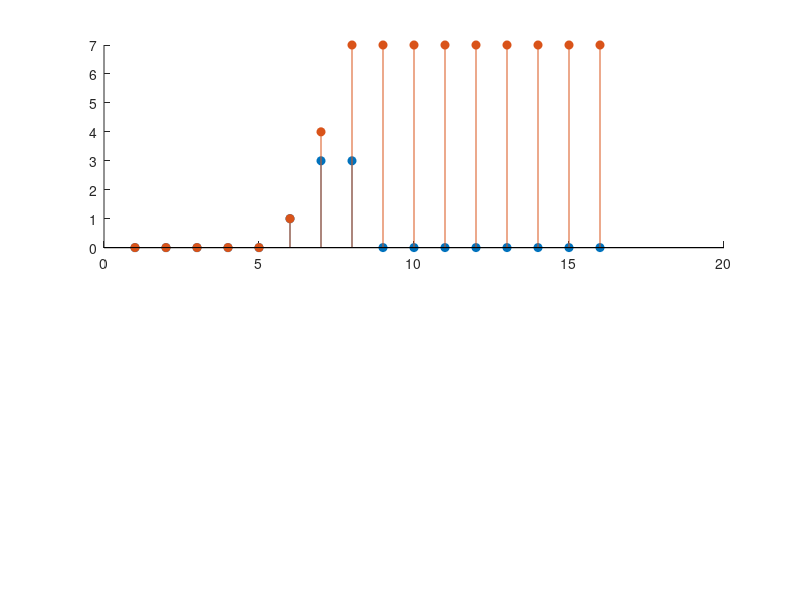

This chart was generated by the following MATLAB code: (Note: this script raises an error after producing the figure.)
%% Experiment - 2
% Example - 1
clc;
clear;
figure;

%% Without using inbuilt function
n = -5 : 10; % Discrete time index
x = [n >= 0] + 2 * [n >= 1] - 3 * [n >= 3];  % Input signal

y = 0;  % y[-1] = 0
for k = 1 : length(n)
	term = y(end) + x(k);
	y = [y term];
end
y = y(2:end);  % Left shift by 1 unit

subplot(211)
hold on;
stem(x, 'filled')
stem(y, 'filled')
hold off;
title('Accumulator response', 'Ashrith 200902016')
legend('Input x[n]', 'Output y[n]')
xlabel('n'), ylabel('Amplitude')

%% With using inbuilt function
n = -5 : 10; % Discrete time index
x = [n >= 0] + 2 * [n >= 1] - 3 * [n >= 3];  % Input signal

y = filter([1], [1, -1], x);

subplot(212)
hold on;
stem(x, 'filled')
stem(y, 'filled')
hold off;
title('Accumulator response', 'Ashrith 200902016')
legend('Input x[n]', 'Output y[n]')
xlabel('n'), ylabel('Amplitude')
